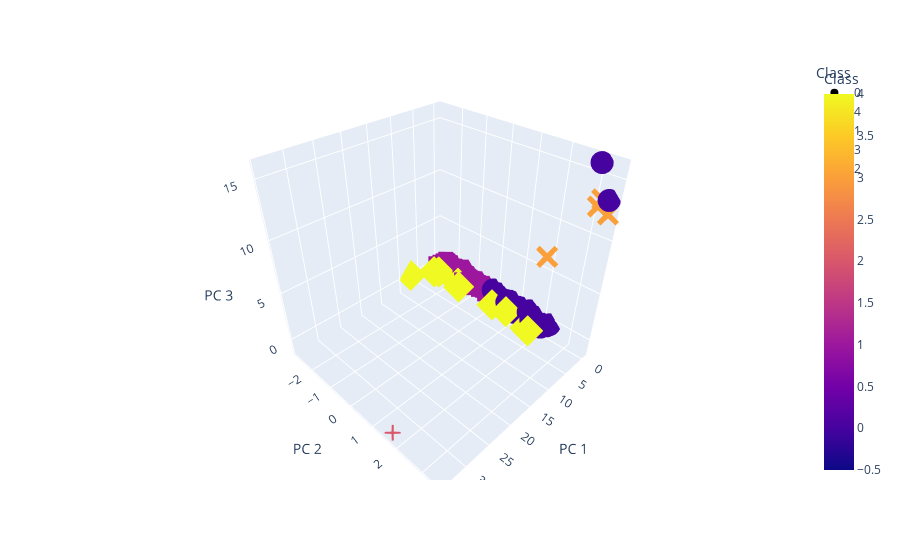

Notebook cell for this chart:
### Code cell
#plotting a 3d plot
fig = px.scatter_3d(
    clustered_df,
    x="PC 1",
    y="PC 2",
    z="PC 3",
    hover_name="CoinName",
    hover_data=["Algorithm"],
    color="Class",
    symbol="Class"
    )
fig.show()

### Figure 1 — Plotly figure (JSON) as saved in the notebook; plotly's stock layout.template omitted (floating-point values rounded to 4 significant figures; data arrays with more than 128 entries replaced by an {"elided": "..."} marker saying what was removed)
{"data": [{"customdata": {"elided": "279x1 str values"}, "hoverlabel": {"namelength": 0}, "hovertemplate": "<b>%{hovertext}</b><br><br>Class=%{marker.color}<br>PC 1=%{x}<br>PC 2=%{y}<br>PC 3=%{z}<br>Algorithm=%{customdata[0]}", "hovertext": {"elided": "279 str values"}, "legendgroup": "0", "marker": {"color": {"elided": "279 int values"}, "coloraxis": "coloraxis", "symbol": "circle"}, "mode": "markers", "name": "0", "scene": "scene", "showlegend": true, "type": "scatter3d", "x": {"elided": "279 float values"}, "y": {"elided": "279 float values"}, "z": {"elided": "279 float values"}}, {"customdata": [["X13"], ["Scrypt"], ["CryptoNight"], ["DPoS"], ["Scrypt"], ["DPoS"], ["CryptoNight"], ["Semux BFT consensus"], ["Scrypt"], ["CryptoNight Heavy"], ["DPoS"], ["DPoS"], ["DPoS"], ["DPoS"], ["SHA-256"]], "hoverlabel": {"namelength": 0}, "hovertemplate": "<b>%{hovertext}</b><br><br>Class=%{marker.color}<br>PC 1=%{x}<br>PC 2=%{y}<br>PC 3=%{z}<br>Algorithm=%{customdata[0]}", "hovertext": ["EliteCoin", "MoonCoin", "ByteCoin", "ARK", "gCn Coin", "Lamden Tau", "TurtleCoin", "Semux", "Lynx", "Qwertycoin", "ALAX", "Lisk", "EOS", "Oxycoin", "ZEPHYR"], "legendgroup": "4", "marker": {"color": [4, 4, 4, 4, 4, 4, 4, 4, 4, 4, 4, 4, 4, 4, 4], "coloraxis": "coloraxis", "symbol": "diamond"}, "mode": "markers", "name": "4", "scene": "scene", "showlegend": true, "type": "scatter3d", "x": [2.303, 2.559, 3.861, 3.702, 3.247, 3.707, 8.048, 3.894, 2.246, 3.108, 3.719, 3.703, 3.713, 3.714, 2.458], "y": [1.692, -1.338, -2.337, 1.97, -1.186, 1.97, -2.801, 1.989, 0.24, -2.228, 1.97, 1.97, 1.97, 1.97, 0.8792], "z": [-0.7642, -0.01951, 0.3376, -0.2157, -0.06718, -0.2158, 0.3127, -0.1185, -0.3842, 0.278, -0.2162, -0.2157, -0.2161, -0.2161, -0.1394]}, {"customdata": {"elided": "233x1 str values"}, "hoverlabel": {"namelength": 0}, "hovertemplate": "<b>%{hovertext}</b><br><br>Class=%{marker.color}<br>PC 1=%{x}<br>PC 2=%{y}<br>PC 3=%{z}<br>Algorithm=%{customdata[0]}", "hovertext": {"elided": "233 str values"}, "legendgroup": "1", "marker": {"color": {"elided": "233 int values"}, "coloraxis": "coloraxis", "symbol": "square"}, "mode": "markers", "name": "1", "scene": "scene", "showlegend": true, "type": "scatter3d", "x": {"elided": "233 float values"}, "y": {"elided": "233 float values"}, "z": {"elided": "233 float values"}}, {"customdata": [["VeChainThor Authority"], ["Proof-of-BibleHash"], ["SHA-256 + Hive"], ["Proof-of-Authority"], ["SHA3-256"]], "hoverlabel": {"namelength": 0}, "hovertemplate": "<b>%{hovertext}</b><br><br>Class=%{marker.color}<br>PC 1=%{x}<br>PC 2=%{y}<br>PC 3=%{z}<br>Algorithm=%{customdata[0]}", "hovertext": ["Vechain", "BiblePay", "LitecoinCash", "Poa Network", null], "legendgroup": "3", "marker": {"color": [3, 3, 3, 3, 3], "coloraxis": "coloraxis", "symbol": "x"}, "mode": "markers", "name": "3", "scene": "scene", "showlegend": true, "type": "scatter3d", "x": [4.408, -0.2228, -0.3926, -0.3581, null], "y": [2.365, 3.161, 3.47, 3.23, null], "z": [8.317, 12.65, 12.28, 13.27, null]}, {"customdata": [["TRC10"]], "hoverlabel": {"namelength": 0}, "hovertemplate": "<b>%{hovertext}</b><br><br>Class=%{marker.color}<br>PC 1=%{x}<br>PC 2=%{y}<br>PC 3=%{z}<br>Algorithm=%{customdata[0]}", "hovertext": ["BitTorrent"], "legendgroup": "2", "marker": {"color": [2], "coloraxis": "coloraxis", "symbol": "cross"}, "mode": "markers", "name": "2", "scene": "scene", "showlegend": true, "type": "scatter3d", "x": [34.07], "y": [1.655], "z": [-1.19]}], "layout": {"coloraxis": {"colorbar": {"title": {"text": "Class"}}, "colorscale": [[0, "#0d0887"], [0.1111, "#46039f"], [0.2222, "#7201a8"], [0.3333, "#9c179e"], [0.4444, "#bd3786"], [0.5556, "#d8576b"], [0.6667, "#ed7953"], [0.7778, "#fb9f3a"], [0.8889, "#fdca26"], [1, "#f0f921"]]}, "legend": {"title": {"text": "Class"}, "tracegroupgap": 0}, "margin": {"t": 60}, "scene": {"domain": {"x": [0, 1], "y": [0, 1]}, "xaxis": {"title": {"text": "PC 1"}}, "yaxis": {"title": {"text": "PC 2"}}, "zaxis": {"title": {"text": "PC 3"}}}}}
